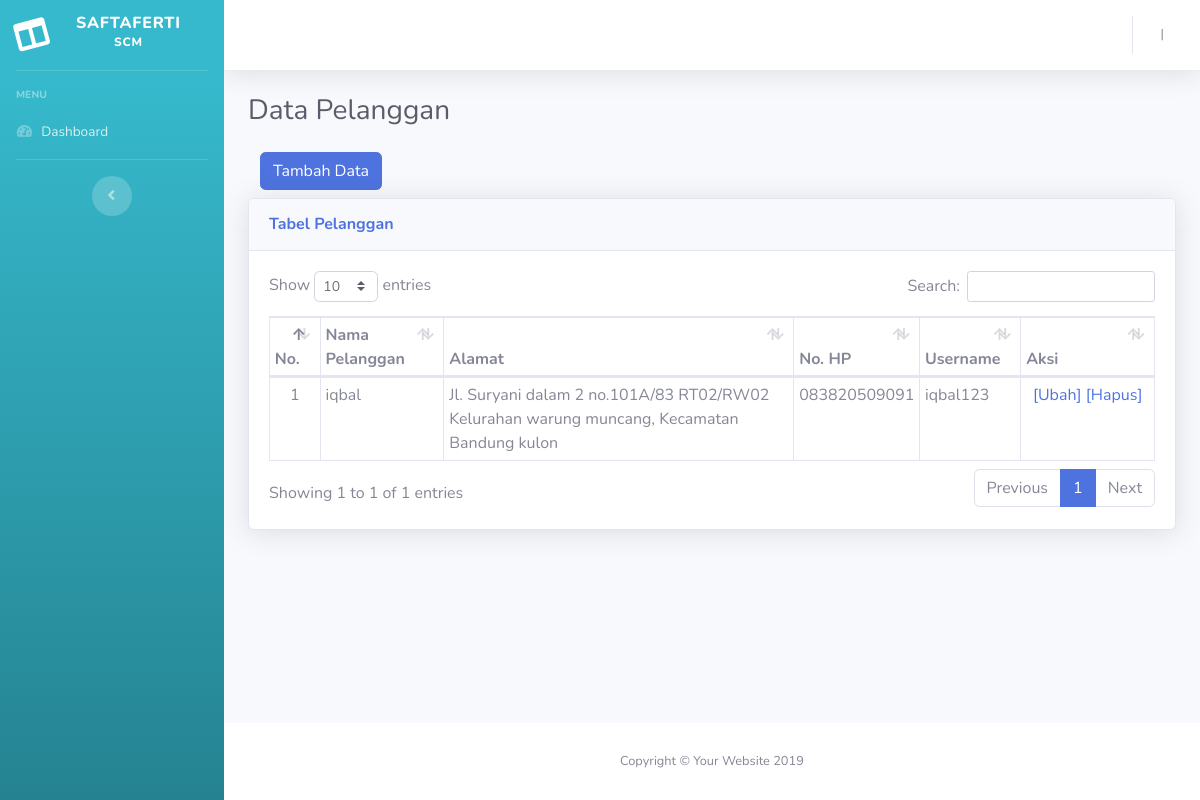
The app's page /index.php/pelanggan with its own data.
### tables this page shows
CREATE TABLE `pelanggan` (
  `id_pelanggan` int(11) NOT NULL,
  `nama_pelanggan` varchar(200) NOT NULL,
  `alamat` text NOT NULL,
  `no_hp` varchar(15) NOT NULL,
  `username` varchar(200) NOT NULL,
  `password` varchar(200) NOT NULL,
  `id_kategori` int(11) NOT NULL DEFAULT '1'
);

### application/controllers/Pelanggan.php (called while the page is built, shortened)
<?php
class Pelanggan extends CI_Controller {
	public function __construct()
	{
		$this->load->model('M_pelanggan_akun', 'pelanggan_akun');
	}
	public function index()
	{
		$data['pelanggan'] = $this->pelanggan_akun->tampil_data()->result();
		$this->load->view('static/header_view');
		$this->load->view('pelanggan/pelanggan_view', $data);
		$this->load->view('static/footer_view');
	}
}

### index.php (called while the page is built, shortened)
<?php
require_once BASEPATH.'core/CodeIgniter.php';

### application/models/M_pelanggan_akun.php (called while the page is built, shortened)
<?php
class M_pelanggan_akun extends CI_Model {
	var $table 			= 'pelanggan';
	public function tampil_data()
	{
        $this->db->from($this->table);
        $this->db->order_by("id_pelanggan", "ASC");
        return $this->db->get();
	}
}

### application/views/pelanggan/pelanggan_view.php (the view, shortened to what this page needs)
<div class="container-fluid">
  <h1 class="h3 mb-4 text-gray-800">Data Pelanggan</h1>
  <div class="col-md-12">
    <a class="btn btn-primary" href="<?php echo base_url('pelanggan/tambah_data'); ?>">Tambah Data</a>
  </div>
  <div class="card shadow mb-4 mt-2">
    <div class="card-header py-3">
      <h6 class="m-0 font-weight-bold text-primary">Tabel Pelanggan</h6>
    </div>
    <div class="card-body">
      <div class="table-responsive">
        <table class="table table-sm table-bordered" id="dataTable" width="100%" cellspacing="0">
          <thead>
            <tr>
              <th width="5%">No.</th>
              <th>Nama Pelanggan</th>
              <th>Alamat</th>
              <th>No. HP</th>
              <th>Username</th>
              <th width="15%">Aksi</th>
            </tr>
          </thead>
          <tbody>
            <?php
              $no = 1;
              foreach($pelanggan as $r){
            ?>
              <tr>
                <td class="text-center"><?= $no++ ?></td>
                <td><?= $r->nama_pelanggan ?></td>
                <td><?= $r->alamat ?></td>
                <td><?= $r->no_hp ?></td>
                <td><?= $r->username ?></td>
                <td class="text-center">
                  <a href="<?= base_url('pelanggan/edit/'.$r->id_pelanggan); ?>">[Ubah]</a>
                  <a href="<?= base_url('pelanggan/hapus/'.$r->id_pelanggan); ?>">[Hapus]</a>
                </td>
              </tr>
            <?php } ?>
          </tbody>
        </table>
      </div>
    </div>
  </div>
</div>

### records on screen
pelanggan: nama_pelanggan "iqbal", alamat "Jl. Suryani dalam 2 no.101A/83 RT02/RW02 Kelurahan warung muncang, Kecamatan Bandung kulon", no_hp "083820509091", username "iqbal123"
